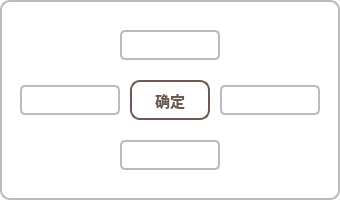
<?xml version="1.0" encoding="UTF-8"?>
<ui version="4.0">
 <class>LabelsDialog</class>
 <widget class="QDialog" name="LabelsDialog">
  <property name="geometry">
   <rect>
    <x>0</x>
    <y>0</y>
    <width>340</width>
    <height>200</height>
   </rect>
  </property>
  <property name="font">
   <font>
    <family>微软雅黑</family>
    <pointsize>11</pointsize>
   </font>
  </property>
  <property name="windowTitle">
   <string>Dialog</string>
  </property>
  <property name="styleSheet">
   <string notr="true">#LabelsDialog
{
	background:white;
	border:2px solid #bbbbbb;
	border-radius:10px;
}

.QLineEdit
{
	border:2px solid #bbbbbb;
	border-radius: 5px;
}</string>
  </property>
  <widget class="QLineEdit" name="txtXLeft">
   <property name="geometry">
    <rect>
     <x>20</x>
     <y>85</y>
     <width>100</width>
     <height>30</height>
    </rect>
   </property>
   <property name="font">
    <font>
     <family>微软雅黑</family>
     <pointsize>11</pointsize>
    </font>
   </property>
   <property name="alignment">
    <set>Qt::AlignCenter</set>
   </property>
  </widget>
  <widget class="QLineEdit" name="txtXRight">
   <property name="geometry">
    <rect>
     <x>220</x>
     <y>85</y>
     <width>100</width>
     <height>30</height>
    </rect>
   </property>
   <property name="font">
    <font>
     <family>微软雅黑</family>
     <pointsize>11</pointsize>
    </font>
   </property>
   <property name="text">
    <string/>
   </property>
   <property name="alignment">
    <set>Qt::AlignCenter</set>
   </property>
  </widget>
  <widget class="QLineEdit" name="txtYUp">
   <property name="geometry">
    <rect>
     <x>120</x>
     <y>30</y>
     <width>100</width>
     <height>30</height>
    </rect>
   </property>
   <property name="font">
    <font>
     <family>微软雅黑</family>
     <pointsize>11</pointsize>
    </font>
   </property>
   <property name="alignment">
    <set>Qt::AlignCenter</set>
   </property>
  </widget>
  <widget class="QLineEdit" name="txtYDown">
   <property name="geometry">
    <rect>
     <x>120</x>
     <y>140</y>
     <width>100</width>
     <height>30</height>
    </rect>
   </property>
   <property name="font">
    <font>
     <family>微软雅黑</family>
     <pointsize>11</pointsize>
    </font>
   </property>
   <property name="alignment">
    <set>Qt::AlignCenter</set>
   </property>
  </widget>
  <widget class="QPushButton" name="btnLabelsMod">
   <property name="geometry">
    <rect>
     <x>130</x>
     <y>80</y>
     <width>80</width>
     <height>40</height>
    </rect>
   </property>
   <property name="font">
    <font>
     <family>微软雅黑</family>
     <pointsize>11</pointsize>
     <weight>75</weight>
     <bold>true</bold>
    </font>
   </property>
   <property name="styleSheet">
    <string notr="true">#btnLabelsMod
{
	border: 2px solid rgb(107,90,82);
	border-radius:10px;
	background: transparent;
	color: rgb(107,90,82);
}

#btnLabelsMod:hover
{
	background: rgb(107,90,82);
	color: white;
}
</string>
   </property>
   <property name="text">
    <string>确定</string>
   </property>
  </widget>
 </widget>
 <tabstops>
  <tabstop>txtYUp</tabstop>
  <tabstop>txtYDown</tabstop>
  <tabstop>txtXRight</tabstop>
  <tabstop>txtXLeft</tabstop>
  <tabstop>btnLabelsMod</tabstop>
 </tabstops>
 <resources/>
 <connections>
  <connection>
   <sender>btnLabelsMod</sender>
   <signal>clicked()</signal>
   <receiver>LabelsDialog</receiver>
   <slot>accept()</slot>
   <hints>
    <hint type="sourcelabel">
     <x>169</x>
     <y>99</y>
    </hint>
    <hint type="destinationlabel">
     <x>169</x>
     <y>99</y>
    </hint>
   </hints>
  </connection>
 </connections>
</ui>
